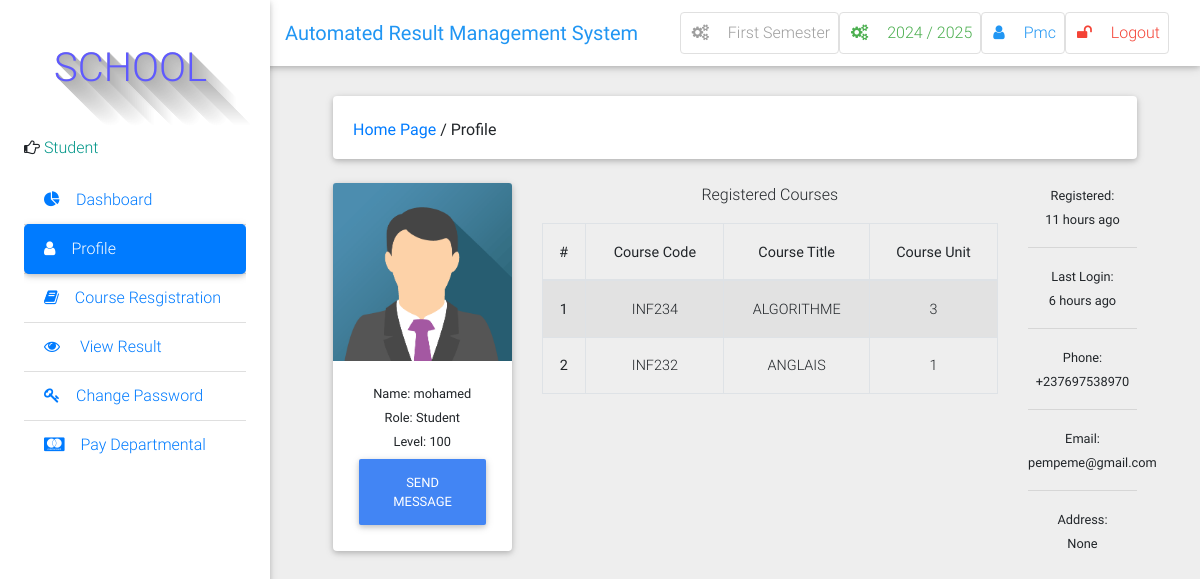
/profile/view/3/ (signed in), run on the app's committed database.
### learning/models.py (models this page shows, shortened)
class Semester(models.Model):
    semester = models.CharField(max_length=10, choices=SEMESTER, blank=True)
    is_current_semester = models.BooleanField(default=False, blank=True, null=True)
    session = models.ForeignKey(Session, on_delete=models.CASCADE, blank=True, null=True)
    next_semester_begins = models.DateField(null=True, blank=True)
    def __str__(self):
        return self.semester

class Session(models.Model):
    session = models.CharField(max_length=200, unique=True)
    is_current_session = models.BooleanField(default=False, blank=True, null=True)
    next_session_begins = models.DateField(blank=True, null=True)
    def __str__(self):
        return self.session

class User(AbstractUser):
    is_student = models.BooleanField(default=False)
    is_lecturer = models.BooleanField(default=False)
    phone = models.CharField(max_length=60, blank=True, null=True)
    address = models.CharField(max_length=60, blank=True, null=True)
    picture = models.ImageField(upload_to="pictures/", blank=True, null=True)
    email = models.EmailField(blank=True, null=True)
    username_validator = ASCIIUsernameValidator()
    def get_picture(self):
        no_picture = settings.STATIC_URL + 'img/img_avatar.png'
        try:
            return self.picture.url
        except:
            return no_picture
    def get_full_name(self):
        full_name = self.username
        if self.first_name and self.last_name:
            full_name = self.first_name + " " + self.last_name
        return full_name

class Student(models.Model):
	user = models.OneToOneField(User, on_delete=models.CASCADE)
	id_number = models.CharField(max_length=20, unique=True)
	level = models.CharField(choices=LEVEL, max_length=3)

class TakenCourse(models.Model):
    student = models.ForeignKey(Student, on_delete=models.CASCADE)
    course = models.ForeignKey(Course, on_delete=models.CASCADE, related_name='taken_courses')
    ca = models.PositiveIntegerField(blank=True, null=True, default=0)
    exam = models.PositiveIntegerField(blank=True, null=True, default=0)
    total = models.PositiveIntegerField(blank=True, null=True, default=0)
    grade = models.CharField(choices=GRADE, max_length=1, blank=True)
    comment = models.CharField(choices=COMMENT, max_length=200, blank=True)

class Course(models.Model):
    courseTitle = models.CharField(max_length=200)
    courseCode = models.CharField(max_length=200, unique=True)
    courseUnit = models.CharField(max_length=200)
    description = models.TextField(max_length=200, blank=True)
    level = models.CharField(choices=LEVEL, max_length=3, blank=True)
    semester = models.CharField(choices=SEMESTER, max_length=200)
    is_elective = models.BooleanField(default=False, blank=True, null=True)

### learning/views.py (the view)
# urls.py: path('profile/view/<int:id>/', views.user_profile, name='user_profile'),
@login_required
def user_profile(request, id):
    if request.user.id == id:
        return redirect("/profile/")
    current_semester = Semester.objects.get(is_current_semester=True)
    user = User.objects.get(pk=id)
    if user.is_lecturer:
        courses = Course.objects.filter(allocated_course__lecturer__pk=id).filter(semester=current_semester)
        context = {
            "user": user,
            "courses": courses,
            }
        return render(request, 'account/user_profile.html', context)
    elif user.is_student:
        level = Student.objects.get(user__pk=id)
        courses = TakenCourse.objects.filter(student__user__id=id, course__level=level.level)
        context = {
            "user_type": "student",
            'courses': courses,
            'level': level,
            'user':user,
        }
        return render(request, 'account/user_profile.html', context)
    else:
        context = {
            "user": user,
            "user_type": "superuser"
            }
        return render(request, 'account/user_profile.html', context)

### learning/context_processors.py (called while the page is built)
def session_processor(request):
    current_session = Session.objects.get(is_current_session=True)
    return {"current_session": current_session}

def semester_processor(request):
    current_semester = Semester.objects.get(is_current_semester=True)
    return {"current_semester": current_semester}

### templates/account/user_profile.html (shortened to what this page needs)
{% extends 'base.html' %}
{% load static %}
{% load humanize %}
{% block side_bar %}
    {% include 'partial_active_element.html' with active='Profile' %}
{% endblock side_bar %}
{% block content %}
 <div class="container-fluid mt-5">
<div class="card mb-4 wow fadeIn">
    <div class="card-body d-sm-flex justify-content-between">
	    <h6 class="mb-2 mb-sm-0 pt-1">
    	<a href="/">Home Page</a>
        	<span>/</span>
            	<span>Profile</span>
        </h6>
    </div>
</div>
  <div class="row">
    <div class="col-md-3">
<div class="card">
  <div class="view overlay">
    <img class="card-img-top" src="{{ user.get_picture }}" alt="{{ user.get_fullname }}'s Picture">
  </div>
{% if user.is_student %}
  <div class="card-body card-body-cascade text-center">
    <small class="card-title">Name: {{ user.first_name }}</small><br>
    <small class="card-title">Role: Student</small><br>
    <small class="card-title">Level: {{ level.level }}</small>
    <a href="#" class="btn btn-primary">Send Message</a>
  </div>
{% endif %}
</div>
    </div>
{% if user.is_student %}
    <div class="col-md-7 text-center">
      <p>Registered Courses</p>
  <div class="table-wrapper-scroll-y">
  <table class="table table-bordered table-striped">
  <thead>
    <tr>
      <th scope="col">#</th>
      <th scope="col">Course Code</th>
      <th scope="col">Course Title</th>
      <th scope="col">Course Unit</th>
    </tr>
  </thead>
  <tbody>
    {% for course in courses %}
    <tr>
      <th scope="row">{{ forloop.counter }}</th>
      <td>{{ course.course.courseCode }}</td>
      <td>{{ course.course.courseTitle }}</td>
      <td>{{ course.course.courseUnit }}</td>
    </tr>
  {% endfor %}
  </tbody>
</table>
    </div>
  </div>
  {% endif %}
  <div class="col-md-2 text-center">
    <small> Registered:<br><date>{{ user.date_joined|naturaltime }}</date></small><hr />
    <small> Last Login:<br><date>
    {% if user.last_login == None %}
          Never
    {% else %}
      {{ user.last_login|naturaltime }}
    {% endif %}</date></small><hr />
    <small> Phone:<br><date>{% if user.phone %}{{ user.phone }}{% endif %}</date></small><hr />
    <small> Email:<br><date>{{ user.email }}</date></small><hr />
    <small> Address:<br><date>{{ user.address }}</date></small>
  </div>
</div>
{% endblock %}

### templates/base.html (shortened to what this page needs)
{% load static %}
<!DOCTYPE html>
<html lang="en">
    <head>
        <link rel="stylesheet" href="https://maxcdn.bootstrapcdn.com/font-awesome/4.7.0/css/font-awesome.min.css">
        <link href="{% static 'css/bootstrap.min.css' %}" rel="stylesheet">
        <link href="{% static 'css/mdb.min.css' %}" rel="stylesheet">
        <link href="{% static 'css/style.css' %}" rel="stylesheet">
    </head>
    <body class="grey lighten-3">
    <header>
        <nav class="navbar fixed-top navbar-expand-lg navbar-light white scrolling-navbar">
            <div class="container-fluid">
                <a class="navbar-brand waves-effect" href="/">
                    <strong class="blue-text">Automated Result Management System</strong>
                </a>
                <div class="collapse navbar-collapse" id="navbarSupportedContent">
                    <ul class="navbar-nav nav-flex-icons">
                        <li class="nav-item">
                            <a href="{% if request.user.is_superuser %}{% url 'manage_semester' %}{% else %}#{% endif %}" class="nav-link border border-light grey-text rounded waves-effect">
                                <i class="fa fa-cogs mr-3"></i>{{ current_semester }} Semester
                            </a>
                        </li>
                        <li class="nav-item">
                            <a href="{% if request.user.is_superuser %}{% url 'manage_session' %}{% else %}#{% endif %}" class="nav-link border border-light green-text rounded waves-effect">
                                <i class="fa fa-cogs mr-3"></i>{{ current_session }}
                            </a>
                        </li>
                        <li class="nav-item">
                            <a href="{% url 'profile' %}" class="nav-link border border-light rounded waves-effect blue-text">
                                <i  class="fa fa-user mr-3"></i>{{ user|capfirst }}
                            </a>
                        </li>
                         <li class="nav-item">
                            <a href="/accounts/logout/" class="nav-link border border-light rounded waves-effect red-text">
                                <i class="fa fa-unlock mr-3"></i>Logout
                            </a>
                        </li>
                    </ul>
                </div>
            </div>
        </nav>
        <div class="sidebar-fixed position-fixed">
                <p style="margin-left: 30px;" id="icon" class="logo"> SCHOOL </p>
                {% if request.user.is_lecturer %}
                <p><i class="fa fa-hand-o-right" aria-hidden="true"></i>
                    <span class="teal-text text-center"> Course Lecturer</span></p>
                {% elif request.user.is_student %}
                <p><i class="fa fa-hand-o-right" aria-hidden="true"></i>
                    <span class="teal-text text-center"> Student</span></p>
                {% else %}
                <p><i class="fa fa-hand-o-right" aria-hidden="true"></i>
                    <span class="teal-text text-center"> System Admin</span></p>
                {% endif %}
            <div class="dashboard">
            {% block side_bar %}{% endblock side_bar %}
            </div>
        </div>
    </header>
    <main class="pt-5 mx-lg-5">
        {% block content%} {% endblock %}
    </main>
    <footer>
    	<a href="https://seal.beyondsecurity.com/vulnerability-scanner-verification/admi.vginfotec.xyz"></a>
    </footer>
    </body>
</html>

### static/css/style.css (style rules this page uses)
.sidebar-fixed { height: 100vh; width: 270px; -webkit-box-shadow: 0 2px 5px 0 rgba(0, 0, 0, 0.16), 0 2px 10px 0 rgba(0, 0, 0, 0.12); box-shadow: 0 2px 5px 0 rgba(0, 0, 0, 0.16), 0 2px 10px 0 rgba(0, 0, 0, 0.12); z-index: 1050; background-color: #fff; padding: 1.5rem; padding-top: 0; }
@media (min-width: 1200px) { .navbar, .page-footer, main { padding-left: 270px; } }
.logo { text-shadow: rgb(179, 179, 179) 0px 0px 0px, rgb(180, 180, 180) 1px 1px 0px, rgb(182, 182, 182) 2px 2px 0px, rgb(184, 184, 184) 3px 3px 0px, rgb(185, 185, 185) 4px 4px 0px, rgb(187, 187, 187) 5px 5px 0px, rgb(189, 189, 189) 6px 6px 0px, rgb(190, 190, 190) 7px 7px 0px, rgb(192, 192, 192) 8px 8px 0px, rgb(194, 194, 194) 9px 9px 0px, rgb(195, 195, 195) 10px 10px 0px, rgb(197, 197, 197) 11px 11px 0px, rgb(199, 199, 199) 12px 12px 0px, rgb(201, 201, 201) 13px 13px 0px, rgb(202, 202, 202) 14px 14px 0px, rgb(204, 204, 204) 15px 15px 0px, rgb(206, 206, 206) 16px 16px 0px, rgb(207, 207, 207) 17px 17px 0px, rgb(209, 209, 209) 18px 18px 0px, rgb(211, 211, 211) 19px 19px 0px, rgb(212, 212, 212) 20px 20px 0px, rgb(214, 214, 214) 21px 21px 0px, rgb(216, 216, 216) 22px 22px 0px, rgb(218, 218, 218) 23px 23px 0px, rgb(219, 219, 219) 24px 24px 0px, rgb(221, 221, 221) 25px 25px 0px, rgb(223, 223, 223) 26px 26px 0px, rgb(224, 224, 224) 27px 27px 0px, rgb(226, 226, 226) 28px 28px 0px, rgb(228, 228, 228) 29px 29px 0px, rgb(230, 230, 230) 30px 30px 0px, rgb(231, 231, 231) 31px 31px 0px, rgb(233, 233, 233) 32px 32px 0px, rgb(235, 235, 235) 33px 33px 0px, rgb(236, 236, 236) 34px 34px 0px, rgb(238, 238, 238) 35px 35px 0px, rgb(240, 240, 240) 36px 36px 0px, rgb(241, 241, 241) 37px 37px 0px, rgb(243, 243, 243) 38px 38px 0px, rgb(245, 245, 245) 39px 39px 0px, rgb(247, 247, 247) 40px 40px 0px, rgb(248, 248, 248) 41px 41px 0px, rgb(250, 250, 250) 42px 42px 0px, rgb(252, 252, 252) 43px 43px 0px, rgb(253, 253, 253) 44px 44px 0px; font-size: 40px; color: rgb(95, 89, 255); height: 120px; width: 136px; line-height: 136px; border-radius: ; text-align: center; background-color: rgb(255, 255, 255); }

### templates/base.html (style rules this page uses)
.dashboard { display: block; max-height: 500px; overflow-y: auto; -ms-overflow-style: -ms-autohiding-scrollbar; }

### templates/account/user_profile.html (style rules this page uses)
.table-wrapper-scroll-y { display: block; max-height: 350px; overflow-y: auto; -ms-overflow-style: -ms-autohiding-scrollbar; }

### data on the page
Semester: semester "First"
Session: session "2024 / 2025"
User: username "Pmc", first_name "mohamed", date_joined "11 hours ago", last_login "6 hours ago", phone "+237697538970", email "pempeme@gmail.com", address "None"
Student: level "100"
TakenCourse: course.courseCode "INF234", course.courseTitle "ALGORITHME", course.courseUnit "3"
TakenCourse: course.courseCode "INF232", course.courseTitle "ANGLAIS", course.courseUnit "1"
